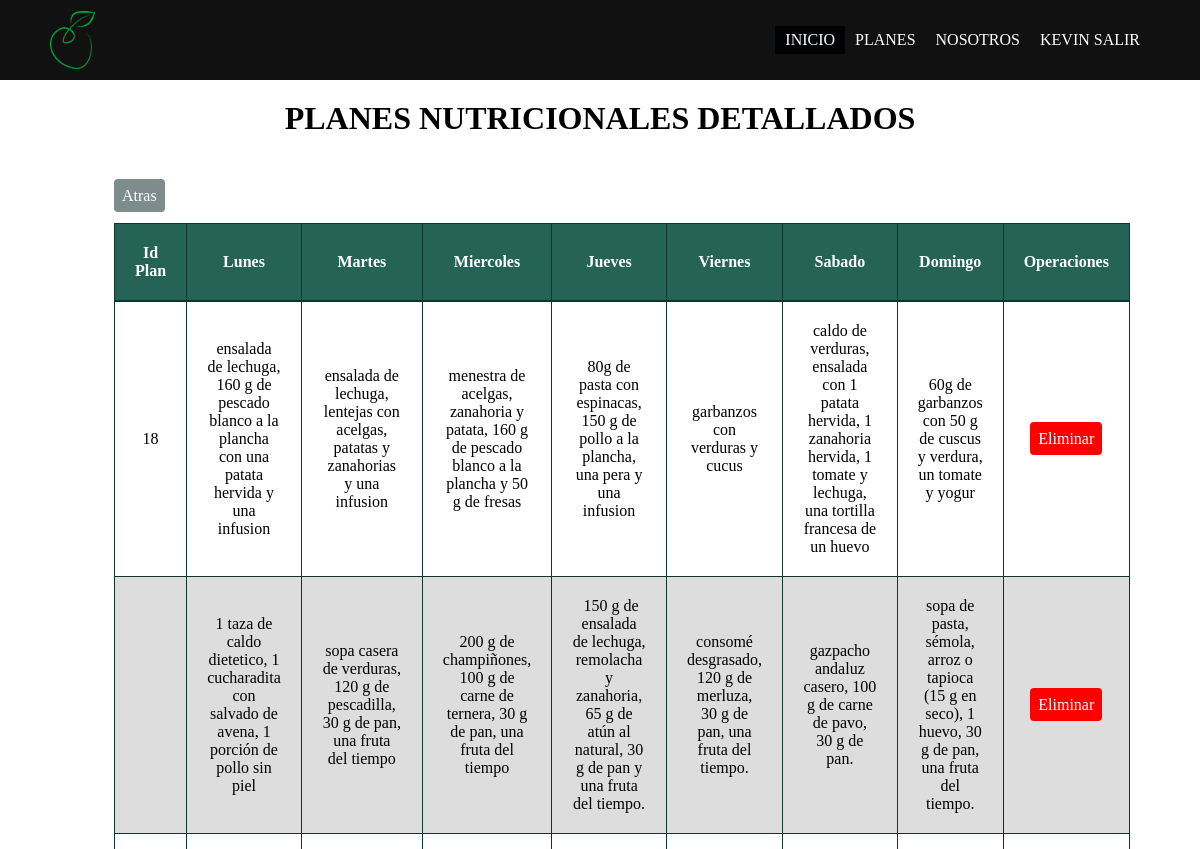
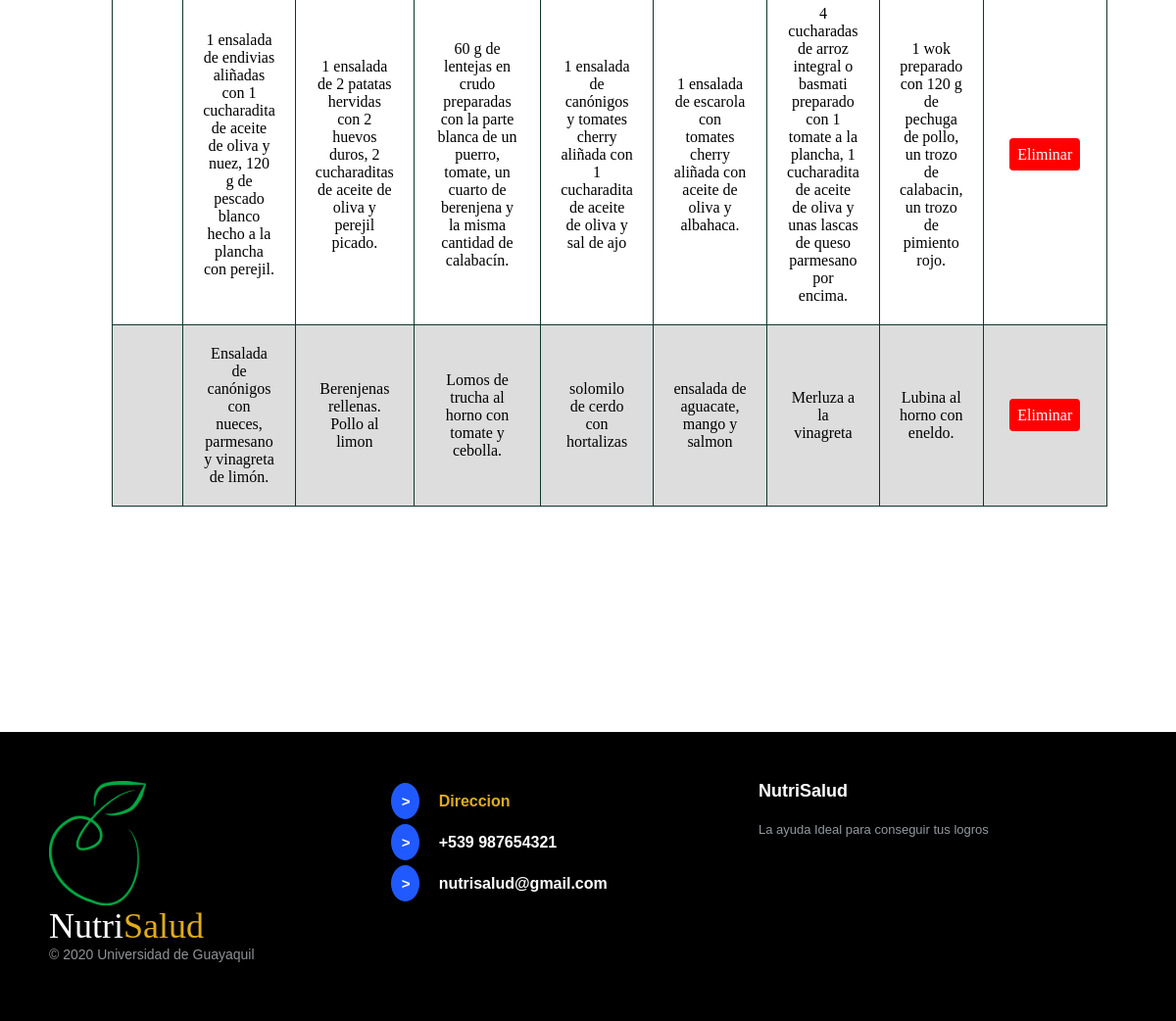
Page /index.php?c=Admin&a=mostrarDetallePlan (signed in) on the committed database (2 pictures, top to bottom).
### tables this page shows
CREATE TABLE `detalle_plan` (
  `iddetalle_plan` int(11) NOT NULL,
  `plan` varchar(45) DEFAULT NULL,
  `lunes` varchar(500) DEFAULT NULL,
  `martes` varchar(500) DEFAULT NULL,
  `miercoles` varchar(500) DEFAULT NULL,
  `jueves` varchar(500) DEFAULT NULL,
  `viernes` varchar(500) DEFAULT NULL,
  `sabado` varchar(500) DEFAULT NULL,
  `domingo` varchar(500) DEFAULT NULL,
  `planes_nutri_idplanes_nutri` int(11) DEFAULT NULL,
  `plan_elegido_idplan_elegido` int(11) DEFAULT NULL
);

### controller/funcionesAdm/AdminController.php (called while the page is built, shortened)
<?php
require_once 'model/DAO/PlanesDAO.php';
class AdminController {
    private $planes;
    public function __construct() {
        $this->planes = new PlanesDAO();
    }
    public function mostrarDetallePlan(){
        $resultado = $this->planes->planesDetalles();
        require_once 'view/dinamicas/planDetallado.php';
    }
}

### controller/FrontController.php (called while the page is built, shortened)
<?php
class FrontController {
    public function rutear() {
        $action = (isset($_REQUEST['a'])) ? $_REQUEST['a']:'iniciar';
        $controller = new $controller;
        $controller->$action();
    }
}

### index.php (called while the page is built)
<?php
require_once './controller/FrontController.php';
$ruteador = new FrontController();
$ruteador->rutear();
?>

### model/Conexion.php (called while the page is built, shortened)
<?php
class Connection{
    private static $connection = null;
    public static function getConnection(){
        try{
            if(!isset(self::$connection)){
                self::$connection=new PDO("mysql:host=" . SERVIDORBD . "; port= ".PUERTO."; dbname=".NOMBREBD.";",USUARIO,PASSWORD);
                self::$connection->setAttribute(PDO::ATTR_ERRMODE,PDO::ERRMODE_EXCEPTION);
                self::$connection->exec("set character set utf8");
            }
        }catch(Exception $e){
        }
        return self::$connection;
    }
}

### model/DAO/PlanesDAO.php (called while the page is built, shortened)
<?php
include_once './model/Conexion.php';
class PlanesDAO {
    private $con;
    public function __construct() {
        try {
            $this->con = Connection::getConnection();
        } catch (Exception $e) {
            echo $e->getMassege();
        }
    }
    public function planesDetalles() {
        try {
            $sentencia = $this->con->prepare("SELECT * FROM detalle_plan");
            $sentencia->execute();
            return $sentencia->fetchAll(PDO::FETCH_ASSOC);
        } catch (Exception $exc) {
            echo $exc->getMessage();
        }
    }
}
?>

### view/dinamicas/planDetallado.php (the view, shortened to what this page needs)
<div class="container-table">
    <center><h1>PLANES NUTRICIONALES DETALLADOS</h1></center>
    <div id="main-container">
        <table>
            <tbody>
            <thead>
            <a href="index.php?c=index&c=Cliente&a=verPlanes" class="btn-btn-info">   Atras   </a>
            <br></br>
            <tr >
                <th>Id Plan</th>
                <th>Lunes</th>
                <th>Martes</th>
                <th>Miercoles</th>
                <th>Jueves</th>
                <th>Viernes</th>
                <th>Sabado</th>
                <th>Domingo</th>
                <th>Operaciones</th>
            </tr>
            </thead>
            <?php
            foreach ($resultado as $gp):
                ?>
                <tr>
                    <td><?php echo($gp['planes_nutri_idplanes_nutri']); ?></td>
                    <td><?php echo($gp['lunes']); ?></td>
                    <td><?php echo($gp['martes']); ?></td>
                    <td><?php echo($gp['miercoles']); ?></td>
                    <td><?php echo($gp['jueves']); ?></td>
                    <td><?php echo($gp['viernes']); ?></td>
                    <td><?php echo($gp['sabado']); ?></td>
                    <td><?php echo($gp['domingo']); ?></td>
                    <td >
                        <?php
                        if (isset($_SESSION['Adm'])) {
                            echo('<a href="" class="btn-btn-danger" >Eliminar</a>');
                            echo('<a href="" class="btn-btn-modi" >Modificar</a>');
                        } elseif (isset($_SESSION['Client'])) {
                            echo('<a href="" class="btn-btn-danger">Eliminar</a>');
                        } else {
                            echo('<a href="index.php?c=Cliente&a=informacion" class="btn-btn-info">Informacion</a>');
                        }
                        ?>
                    </td>
                </tr>
            <?php endforeach; ?>
            </tbody>
        </table>
    </div>
</div>

### assets/css/inicio.css (style rules this page uses)
* { margin: 0; padding: 0; box-sizing: border-box; }

### assets/css/index.css (style rules this page uses)
* { margin: 0; padding: 0; }
.container-table { padding: 100px 60px; }
#main-container { margin: 50px auto; width: 90%; }
table { background-color: white; text-align: left; border-collapse: collapse; width: 100%; }
th, td { text-align: center; padding: 20px; border: solid 1px #0F362D; }
thead { background-color: #246355; border-bottom: solid 2px #0F362D; color: white; }
tr:nth-child(even) { background-color: #ddd; }
.btn-btn-danger { background: red; padding: 8px; text-decoration: none; color: #fff; border-radius: 4px; }
.btn-btn-info { background:#7F8C8D; padding: 8px; text-decoration: none; color: #fff; border-radius: 4px; }

### rows in the picture
detalle_plan: planes_nutri_idplanes_nutri "18", lunes "ensalada de lechuga, 160 g de pescado blanco a la plancha con una patata hervida y una infusion", martes "ensalada de lechuga, lentejas con acelgas, patatas y zanahorias y una infusion", miercoles "menestra de acelgas, zanahoria y patata, 160 g de pescado blanco a la plancha y 50 g de fresas", jueves "80g de pasta con espinacas, 150 g de pollo a la plancha, una pera y una infusion", viernes "garbanzos con verduras y cucus", sabado "caldo de verduras, ensalada con 1 patata hervida, 1 zanahoria hervida, 1 tomate y lechuga, una tortilla francesa de un huevo", domingo "60g de garbanzos con 50 g de cuscus y verdura, un tomate y yogur"
detalle_plan: lunes "1 taza de caldo dietetico, 1 cucharadita con salvado de avena, 1 porción de pollo sin piel", martes "sopa casera de verduras, 120 g de pescadilla, 30 g de pan, una fruta del tiempo", miercoles "200 g de champiñones, 100 g de carne de ternera, 30 g de pan, una fruta del tiempo", jueves "150 g de ensalada de lechuga, remolacha y zanahoria, 65 g de atún al natural, 30 g de pan y una fruta del tiempo.", viernes "consomé desgrasado, 120 g de merluza, 30 g de pan, una fruta del tiempo.", sabado "gazpacho andaluz casero, 100 g de carne de pavo, 30 g de pan.", domingo "sopa de pasta, sémola, arroz o tapioca (15 g en seco), 1 huevo, 30 g de pan, una fruta del tiempo."
detalle_plan: lunes "1 ensalada de endivias aliñadas con 1 cucharadita de aceite de oliva y nuez, 120 g de pescado blanco hecho a la plancha con perejil.", martes "1 ensalada de 2 patatas hervidas con 2 huevos duros, 2 cucharaditas de aceite de oliva y perejil picado.", miercoles "60 g de lentejas en crudo preparadas con la parte blanca de un puerro, tomate, un cuarto de berenjena y la misma cantidad de calabacín.", jueves "1 ensalada de canónigos y tomates cherry aliñada con 1 cucharadita de aceite de oliva y sal de ajo", viernes "1 ensalada de escarola con tomates cherry aliñada con aceite de oliva y albahaca.", sabado "4 cucharadas de arroz integral o basmati preparado con 1 tomate a la plancha, 1 cucharadita de aceite de oliva y unas lascas de queso parmesano por encima.", domingo "1 wok preparado con 120 g de pechuga de pollo, un trozo de calabacin, un trozo de pimiento rojo."
detalle_plan: lunes "Ensalada de canónigos con nueces, parmesano y vinagreta de limón.", martes "Berenjenas rellenas. Pollo al limon", miercoles "Lomos de trucha al horno con tomate y cebolla.", jueves "solomilo de cerdo con hortalizas", viernes "ensalada de aguacate, mango y salmon", sabado "Merluza a la vinagreta", domingo "Lubina al horno con eneldo."

### other values in the picture
$_SESSION['Client'].'  Salir' "KEVIN SALIR"
